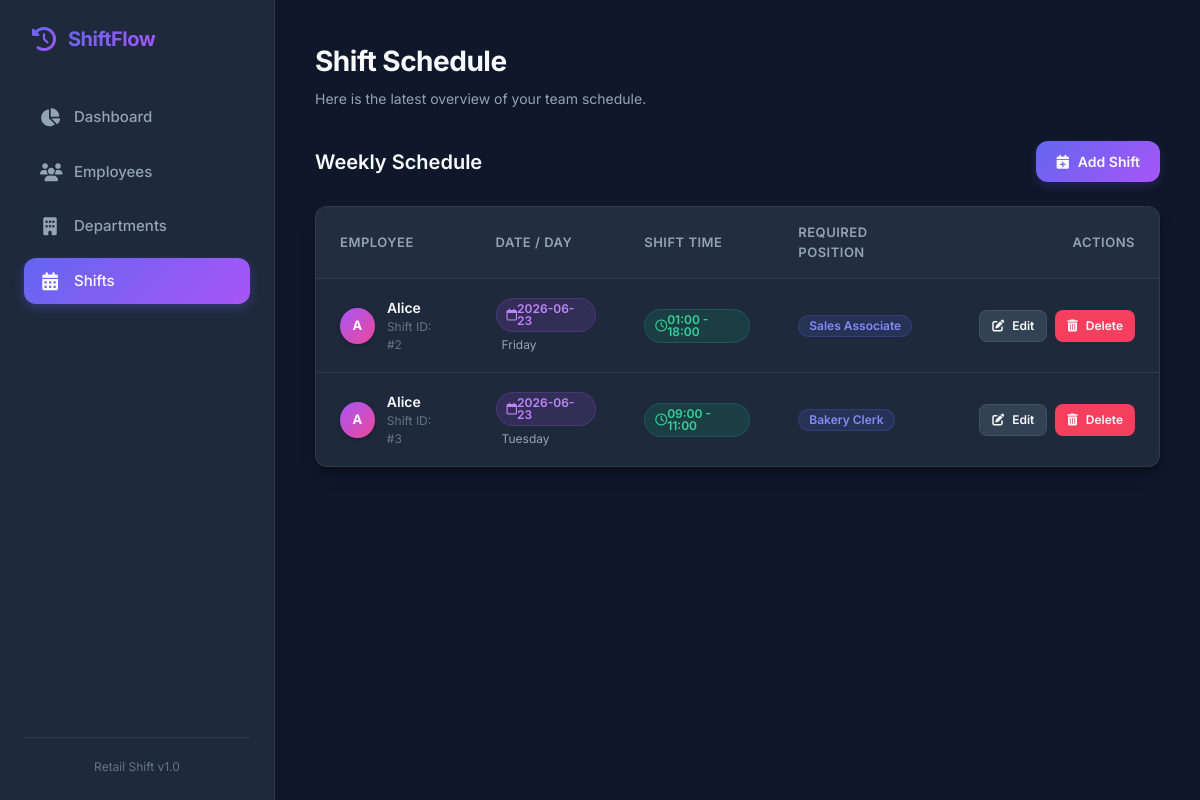
The app's page /shifts with its own data.
### tables this page shows
CREATE TABLE shifts(

        shift_id INTEGER PRIMARY KEY AUTOINCREMENT,

        employee_id INTEGER,

        shift_date TEXT,

        day_of_week TEXT,

        start_time TEXT,

        end_time TEXT,

        position_required TEXT,

        FOREIGN KEY(employee_id)
        REFERENCES employees(employee_id)

    );

CREATE TABLE employees(

        employee_id INTEGER PRIMARY KEY AUTOINCREMENT,

        first_name TEXT NOT NULL,

        last_name TEXT NOT NULL,

        phone TEXT,

        email TEXT,

        position TEXT

    , department_id INTEGER REFERENCES departments(department_id));

### app.py (the view)
@app.route("/shifts")
def shifts():
    conn=db()
    data=conn.execute(
    """

    SELECT shifts.*, employees.first_name

    FROM shifts

    LEFT JOIN employees

    ON shifts.employee_id=employees.employee_id

    """
    ).fetchall()
    return render_template(
        "shifts.html",
        shifts=data
    )

### app.py (called while the page is built)
def db():
    conn = sqlite3.connect(
        "retail_shift_management.db"
    )
    conn.row_factory = sqlite3.Row
    return conn

### templates/shifts.html (shortened to what this page needs)
{% extends "base.html" %}
{% block header_title %}Shift Schedule{% endblock %}
{% block content %}
<div class="header-actions">
    <span class="page-title">Weekly Schedule</span>
    <a href="/add_shift" class="btn btn-primary">
        <i class="fa-solid fa-calendar-plus"></i> Add Shift
    </a>
</div>
{% if shifts %}
<div class="table-container">
    <div class="table-responsive">
        <table class="custom-table">
            <thead>
                <tr>
                    <th>Employee</th>
                    <th>Date / Day</th>
                    <th>Shift Time</th>
                    <th>Required Position</th>
                    <th style="text-align: right;">Actions</th>
                </tr>
            </thead>
            <tbody>
                {% for s in shifts %}
                <tr>
                    <td>
                        <div class="employee-avatar-name">
                            <div class="avatar-placeholder" style="background: linear-gradient(135deg, #a855f7 0%, #ec4899 100%);">
                                {% if s.first_name %}
                                    {{ s.first_name[0] | upper }}
                                {% else %}
                                    ?
                                {% endif %}
                            </div>
                            <div>
                                <div class="employee-name">
                                    {% if s.first_name %}
                                        {{ s.first_name }}
                                    {% else %}
                                        <span style="color: var(--text-muted); font-style: italic;">Unassigned</span>
                                    {% endif %}
                                </div>
                                <div style="font-size: 12px; color: var(--text-muted);">Shift ID: #{{ s.shift_id }}</div>
                            </div>
                        </div>
                    </td>
                    <td>
                        <span class="badge badge-date"><i class="fa-regular fa-calendar"></i> {{ s.shift_date }}</span>
                        <div style="font-size: 12px; color: var(--text-secondary); margin-top: 4px; padding-left: 6px;">{{ s.day_of_week }}</div>
                    </td>
                    <td>
                        <span class="badge badge-time"><i class="fa-regular fa-clock"></i> {{ s.start_time }} - {{ s.end_time }}</span>
                    </td>
                    <td>
                        <span class="badge badge-position">{{ s.position_required }}</span>
                    </td>
                    <td>
                        <div class="btn-group" style="justify-content: flex-end;">
                            <a href="/edit_shift/{{ s.shift_id }}" class="btn btn-secondary btn-sm">
                                <i class="fa-solid fa-pen-to-square"></i> Edit
                            </a>
                            <a href="/delete_shift/{{ s.shift_id }}" class="btn btn-danger btn-sm" onclick="return confirm('Are you sure you want to delete this shift?');">
                                <i class="fa-solid fa-trash-can"></i> Delete
                            </a>
                        </div>
                    </td>
                </tr>
                {% endfor %}
            </tbody>
        </table>
    </div>
</div>
{% endif %}
{% endblock %}

### static/style.css (style rules this page uses)
:root { --bg-primary: #0f172a; --bg-secondary: #1e293b; --bg-tertiary: #334155; --text-primary: #f8fafc; --text-secondary: #94a3b8; --text-muted: #64748b; --primary: #6366f1; --primary-hover: #4f46e5; --primary-gradient: linear-gradient(135deg, #6366f1 0%, #a855f7 100%); --accent: #f43f5e; --accent-hover: #e11d48; --success: #10b981; --border-color: rgba(255, 255, 255, 0.08); --card-shadow: 0 10px 15px -3px rgba(0, 0, 0, 0.3), 0 4px 6px -4px rgba(0, 0, 0, 0.3); --border-radius: 12px; --transition: all 0.25s cubic-bezier(0.4, 0, 0.2, 1); }
* { margin: 0; padding: 0; box-sizing: border-box; }
body { font-family: 'Inter', -apple-system, BlinkMacSystemFont, "Segoe UI", Roboto, sans-serif; background-color: var(--bg-primary); color: var(--text-primary); line-height: 1.5; overflow-x: hidden; }
.header-actions { display: flex; justify-content: space-between; align-items: center; margin-bottom: 24px; flex-wrap: wrap; gap: 16px; }
.page-title { font-size: 20px; font-weight: 600; }
.btn { display: inline-flex; align-items: center; justify-content: center; gap: 8px; padding: 10px 20px; font-size: 14px; font-weight: 600; border-radius: var(--border-radius); border: none; cursor: pointer; text-decoration: none; transition: var(--transition); }
.btn-primary { background: var(--primary-gradient); color: var(--text-primary); box-shadow: 0 4px 10px rgba(99, 102, 241, 0.2); }
.btn-secondary { background-color: var(--bg-tertiary); color: var(--text-primary); border: 1px solid var(--border-color); }
.btn-danger { background-color: var(--accent); color: var(--text-primary); }
.btn-sm { padding: 6px 12px; font-size: 12px; border-radius: 8px; }
.btn-group { display: flex; gap: 8px; }
.table-container { background-color: var(--bg-secondary); border: 1px solid var(--border-color); border-radius: var(--border-radius); overflow: hidden; box-shadow: var(--card-shadow); margin-bottom: 24px; }
.table-responsive { width: 100%; overflow-x: auto; }
.custom-table { width: 100%; border-collapse: collapse; text-align: left; }
.custom-table th { background-color: rgba(255, 255, 255, 0.02); color: var(--text-secondary); font-size: 13px; font-weight: 600; text-transform: uppercase; letter-spacing: 0.5px; padding: 16px 24px; border-bottom: 1px solid var(--border-color); }
.custom-table td { padding: 18px 24px; border-bottom: 1px solid var(--border-color); color: var(--text-primary); font-size: 14px; vertical-align: middle; }
.custom-table tbody tr { transition: var(--transition); }
.custom-table tbody tr:last-child td { border-bottom: none; }
.employee-avatar-name { display: flex; align-items: center; gap: 12px; }
.avatar-placeholder { width: 36px; height: 36px; border-radius: 50%; background: var(--primary-gradient); display: flex; align-items: center; justify-content: center; font-weight: 700; font-size: 13px; color: #fff; box-shadow: 0 2px 5px rgba(0,0,0,0.2); }
.employee-name { font-weight: 600; }
.badge { display: inline-flex; align-items: center; padding: 4px 10px; font-size: 12px; font-weight: 600; border-radius: 20px; line-height: 1; }
.badge-position { background-color: rgba(99, 102, 241, 0.15); color: #818cf8; border: 1px solid rgba(99, 102, 241, 0.2); }
.badge-date { background-color: rgba(168, 85, 247, 0.15); color: #c084fc; border: 1px solid rgba(168, 85, 247, 0.2); }
.badge-time { background-color: rgba(16, 185, 129, 0.15); color: #34d399; border: 1px solid rgba(16, 185, 129, 0.2); }

### records on screen
shifts: first_name "A", first_name "Alice", shift_id "2", shift_date "2026-06-23", day_of_week "Friday", start_time "01:00", end_time "18:00", position_required "Sales Associate"
shifts: first_name "A", first_name "Alice", shift_id "3", shift_date "2026-06-23", day_of_week "Tuesday", start_time "09:00", end_time "11:00", position_required "Bakery Clerk"
